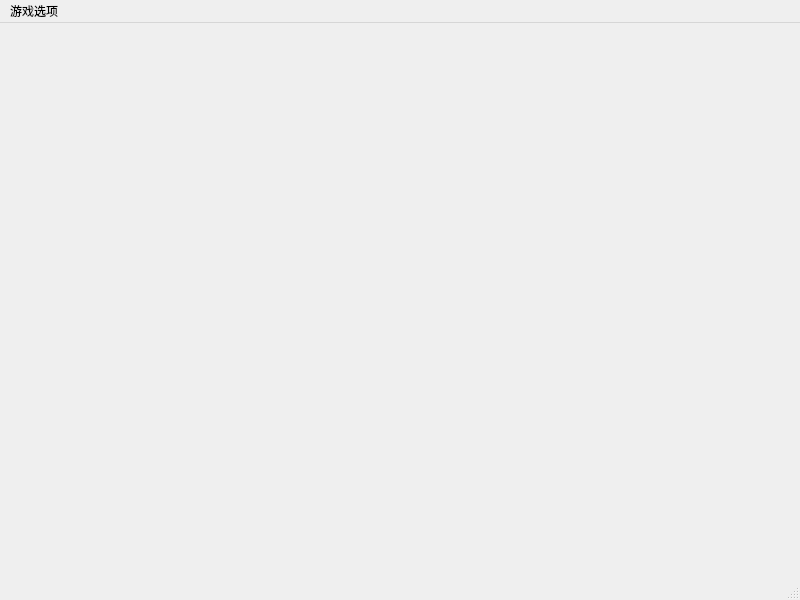
<?xml version="1.0" encoding="UTF-8"?>
<ui version="4.0">
 <class>Mode_Single</class>
 <widget class="QMainWindow" name="Mode_Single">
  <property name="geometry">
   <rect>
    <x>0</x>
    <y>0</y>
    <width>800</width>
    <height>600</height>
   </rect>
  </property>
  <property name="windowTitle">
   <string>MainWindow</string>
  </property>
  <widget class="QWidget" name="centralwidget"/>
  <widget class="QMenuBar" name="menubar">
   <property name="geometry">
    <rect>
     <x>0</x>
     <y>0</y>
     <width>800</width>
     <height>21</height>
    </rect>
   </property>
   <widget class="QMenu" name="menu">
    <property name="title">
     <string>游戏选项</string>
    </property>
    <addaction name="actionstop"/>
    <addaction name="actionsave"/>
    <addaction name="actionout"/>
    <addaction name="actionexit"/>
    <addaction name="separator"/>
    <addaction name="actionabout"/>
   </widget>
   <addaction name="menu"/>
  </widget>
  <widget class="QStatusBar" name="statusbar"/>
  <action name="actionsave">
   <property name="text">
    <string>保存游戏</string>
   </property>
  </action>
  <action name="actionout">
   <property name="text">
    <string>保存并退出</string>
   </property>
  </action>
  <action name="actionexit">
   <property name="text">
    <string>退出游戏</string>
   </property>
  </action>
  <action name="actionabout">
   <property name="text">
    <string>关于</string>
   </property>
  </action>
  <action name="action">
   <property name="text">
    <string>暂停</string>
   </property>
  </action>
  <action name="actionstop">
   <property name="text">
    <string>暂停\启动</string>
   </property>
  </action>
 </widget>
 <resources/>
 <connections/>
</ui>
